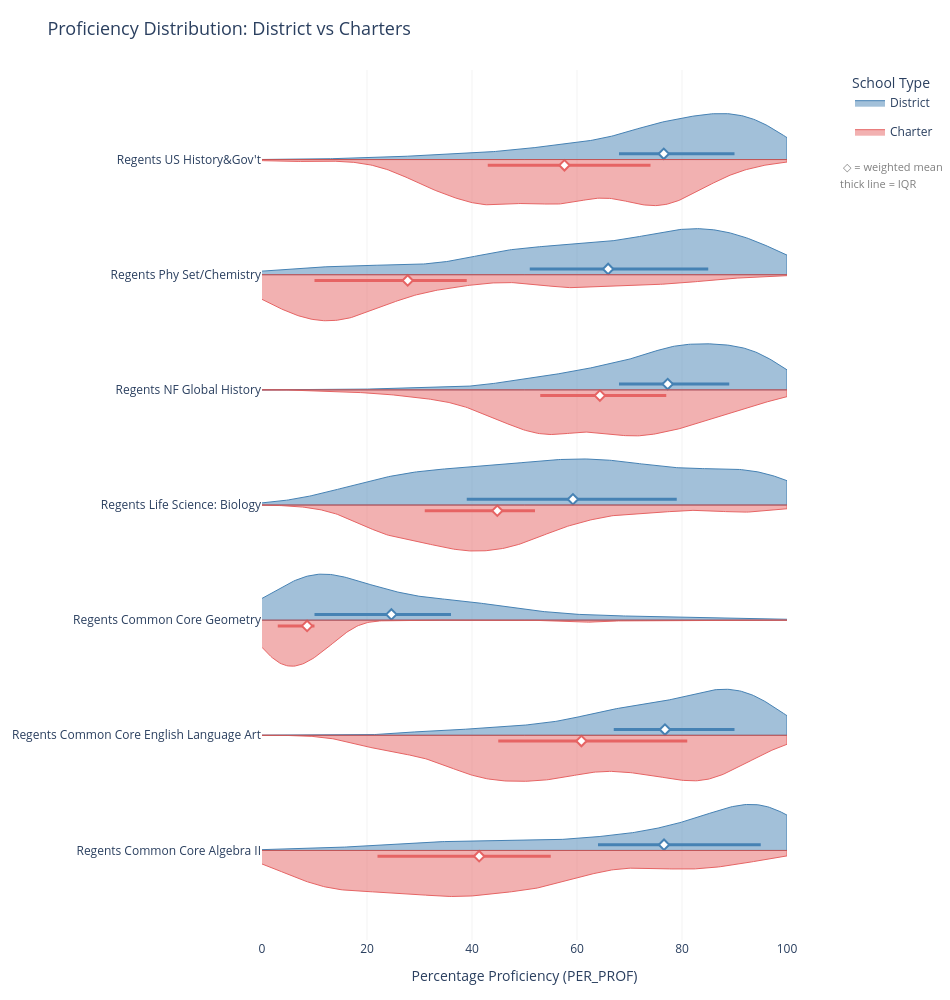

The notebook cell saved with this chart:
### Code cell
# ── Configuration ───────────────────────────────────────────────────
subjects = sorted(df["SUBJECT"].unique().tolist())

colors = {
    "District": {"fill": "rgba(70, 130, 180, 0.5)", "line": "rgba(70, 130, 180, 1)"},
    "Charter":  {"fill": "rgba(230, 100, 100, 0.5)", "line": "rgba(230, 100, 100, 1)"},
}

# ── Weighted KDE helper ─────────────────────────────────────────────
def weighted_kde(values, weights, x_grid, bw_method=0.3):
    weights = np.asarray(weights, dtype=float)
    weights = weights / weights.sum()
    try:
        kde = gaussian_kde(values, bw_method=bw_method, weights=weights)
        return kde(x_grid)
    except Exception:
        return np.zeros_like(x_grid)


# ── Weighted stats helper ───────────────────────────────────────────
def weighted_median(values, weights):
    """Compute weighted median."""
    sorted_idx = np.argsort(values)
    sorted_vals = values[sorted_idx]
    sorted_weights = weights[sorted_idx]
    cum_weights = np.cumsum(sorted_weights)
    cutoff = sorted_weights.sum() / 2.0
    return sorted_vals[np.searchsorted(cum_weights, cutoff)]


def weighted_percentile(values, weights, pct):
    """Compute weighted percentile (0-100 scale)."""
    sorted_idx = np.argsort(values)
    sorted_vals = values[sorted_idx]
    sorted_weights = weights[sorted_idx]
    cum_weights = np.cumsum(sorted_weights)
    cutoff = sorted_weights.sum() * (pct / 100.0)
    return sorted_vals[np.searchsorted(cum_weights, cutoff)]


# ── Build figure ────────────────────────────────────────────────────
fig = go.Figure()

x_grid = np.linspace(0, 100, 300)
row_height = 1.0  # vertical spacing between subjects

for i, subject in enumerate(subjects):
    baseline = i * row_height

    for school_type, clr in colors.items():
        subset = df[
            (df["SUBJECT"] == subject) & (df["SCHOOL_TYPE"] == school_type)
        ]
        if len(subset) < 2:
            continue

        values = subset["PER_PROF"].values
        weights = subset["TESTED"].values
        n_schools = len(subset)

        # Weighted KDE
        density = weighted_kde(values, weights, x_grid)
        if density.max() == 0:
            continue

        # Scale density to fit in half the row (mirror for violin shape)
        density_scaled = density / density.max() * (row_height * 0.4)

        # District goes UP from baseline, Charter goes DOWN
        if school_type == "District":
            y_upper = baseline + density_scaled
            y_lower = np.full_like(x_grid, baseline)
        else:
            y_upper = np.full_like(x_grid, baseline)
            y_lower = baseline - density_scaled

        # Violin shape (closed polygon)
        fig.add_trace(go.Scatter(
            x=np.concatenate([x_grid, x_grid[::-1]]),
            y=np.concatenate([y_upper, y_lower[::-1]]),
            fill="toself",
            fillcolor=clr["fill"],
            line=dict(color=clr["line"], width=1),
            name=school_type,
            legendgroup=school_type,
            showlegend=(i == 0),
            hoverinfo="skip",
        ))

        # ── Weighted summary stats ──────────────────────────────
        w_mean = np.average(values, weights=weights)
        w_med = weighted_median(values, weights)
        w_q25 = weighted_percentile(values, weights, 25)
        w_q75 = weighted_percentile(values, weights, 75)

        # Vertical offset for markers: district above, charter below
        marker_y = baseline + (row_height * 0.05 if school_type == "District"
                               else -row_height * 0.05)

        # IQR line
        fig.add_trace(go.Scatter(
            x=[w_q25, w_q75],
            y=[marker_y, marker_y],
            mode="lines",
            line=dict(color=clr["line"], width=3),
            showlegend=False,
            hoverinfo="skip",
        ))

        # Weighted mean marker
        fig.add_trace(go.Scatter(
            x=[w_mean],
            y=[marker_y],
            mode="markers",
            marker=dict(
                color="white",
                size=8,
                line=dict(color=clr["line"], width=2),
                symbol="diamond",
            ),
            showlegend=False,
            hovertemplate=(
                f"<b>{school_type}</b><br>"
                f"Subject: {subject}<br>"
                f"Weighted Mean: {w_mean:.1f}%<br>"
                f"Weighted Median: {w_med:.1f}%<br>"
                f"IQR: [{w_q25:.1f}%, {w_q75:.1f}%]<br>"
                f"Schools: {n_schools}"
                "<extra></extra>"
            ),
        ))

    # Baseline separator
    fig.add_shape(
        type="line",
        x0=0, x1=100,
        y0=baseline, y1=baseline,
        line=dict(color="rgba(0,0,0,0.3)", width=0.5),
    )

# ── Layout ──────────────────────────────────────────────────────────
fig.update_layout(
    title=dict(
        text="Proficiency Distribution: District vs Charters",
        font=dict(size=18),
    ),
    xaxis=dict(
        title="Percentage Proficiency (PER_PROF)",
        range=[0, 100],
        showgrid=True,
        gridcolor="rgba(0,0,0,0.05)",
        dtick=20,
    ),
    yaxis=dict(
        tickvals=[i * row_height for i in range(len(subjects))],
        ticktext=subjects,
        showgrid=False,
        zeroline=False,
    ),
    plot_bgcolor="white",
    legend=dict(
        title="School Type",
        x=1.12, y=1.0,
    ),
    height=1000,
    width=950,
    margin=dict(l=250, r=50, t=70, b=60),
    annotations=[
        dict(
            text="◇ = weighted mean",
            xref="paper", yref="paper",
            x=1.3, y=0.9,
            showarrow=False,
            font=dict(size=11, color="gray"),
        ),
        dict(
            text="thick line = IQR",
            xref="paper", yref="paper",
            x=1.25, y=0.88,
            showarrow=False,
            font=dict(size=11, color="gray"),
        ),
    ],
)

fig.show()

### Figure 1 — Plotly figure (JSON) as saved in the notebook; plotly's stock layout.template omitted (floating-point values rounded to 4 significant figures; data arrays with more than 128 entries replaced by an {"elided": "..."} marker saying what was removed)
{"data": [{"fill": "toself", "fillcolor": "rgba(70, 130, 180, 0.5)", "hoverinfo": "skip", "legendgroup": "District", "line": {"color": "rgba(70, 130, 180, 1)", "width": 1}, "name": "District", "showlegend": true, "type": "scatter", "x": {"elided": "600 float values"}, "y": {"elided": "600 float values"}}, {"hoverinfo": "skip", "line": {"color": "rgba(70, 130, 180, 1)", "width": 3}, "mode": "lines", "showlegend": false, "type": "scatter", "x": [64, 95], "y": [0.05, 0.05]}, {"hovertemplate": "<b>District</b><br>Subject: Regents Common Core Algebra II<br>Weighted Mean: 76.6%<br>Weighted Median: 86.0%<br>IQR: [64.0%, 95.0%]<br>Schools: 1010<extra></extra>", "marker": {"color": "white", "line": {"color": "rgba(70, 130, 180, 1)", "width": 2}, "size": 8, "symbol": "diamond"}, "mode": "markers", "showlegend": false, "type": "scatter", "x": [76.57], "y": [0.05]}, {"fill": "toself", "fillcolor": "rgba(230, 100, 100, 0.5)", "hoverinfo": "skip", "legendgroup": "Charter", "line": {"color": "rgba(230, 100, 100, 1)", "width": 1}, "name": "Charter", "showlegend": true, "type": "scatter", "x": {"elided": "600 float values"}, "y": {"elided": "600 float values"}}, {"hoverinfo": "skip", "line": {"color": "rgba(230, 100, 100, 1)", "width": 3}, "mode": "lines", "showlegend": false, "type": "scatter", "x": [22, 55], "y": [-0.05, -0.05]}, {"hovertemplate": "<b>Charter</b><br>Subject: Regents Common Core Algebra II<br>Weighted Mean: 41.4%<br>Weighted Median: 41.0%<br>IQR: [22.0%, 55.0%]<br>Schools: 80<extra></extra>", "marker": {"color": "white", "line": {"color": "rgba(230, 100, 100, 1)", "width": 2}, "size": 8, "symbol": "diamond"}, "mode": "markers", "showlegend": false, "type": "scatter", "x": [41.36], "y": [-0.05]}, {"fill": "toself", "fillcolor": "rgba(70, 130, 180, 0.5)", "hoverinfo": "skip", "legendgroup": "District", "line": {"color": "rgba(70, 130, 180, 1)", "width": 1}, "name": "District", "showlegend": false, "type": "scatter", "x": {"elided": "600 float values"}, "y": {"elided": "600 float values"}}, {"hoverinfo": "skip", "line": {"color": "rgba(70, 130, 180, 1)", "width": 3}, "mode": "lines", "showlegend": false, "type": "scatter", "x": [67, 90], "y": [1.05, 1.05]}, {"hovertemplate": "<b>District</b><br>Subject: Regents Common Core English Language Art<br>Weighted Mean: 76.8%<br>Weighted Median: 80.0%<br>IQR: [67.0%, 90.0%]<br>Schools: 1222<extra></extra>", "marker": {"color": "white", "line": {"color": "rgba(70, 130, 180, 1)", "width": 2}, "size": 8, "symbol": "diamond"}, "mode": "markers", "showlegend": false, "type": "scatter", "x": [76.76], "y": [1.05]}, {"fill": "toself", "fillcolor": "rgba(230, 100, 100, 0.5)", "hoverinfo": "skip", "legendgroup": "Charter", "line": {"color": "rgba(230, 100, 100, 1)", "width": 1}, "name": "Charter", "showlegend": false, "type": "scatter", "x": {"elided": "600 float values"}, "y": {"elided": "600 float values"}}, {"hoverinfo": "skip", "line": {"color": "rgba(230, 100, 100, 1)", "width": 3}, "mode": "lines", "showlegend": false, "type": "scatter", "x": [45, 81], "y": [0.95, 0.95]}, {"hovertemplate": "<b>Charter</b><br>Subject: Regents Common Core English Language Art<br>Weighted Mean: 60.8%<br>Weighted Median: 58.0%<br>IQR: [45.0%, 81.0%]<br>Schools: 126<extra></extra>", "marker": {"color": "white", "line": {"color": "rgba(230, 100, 100, 1)", "width": 2}, "size": 8, "symbol": "diamond"}, "mode": "markers", "showlegend": false, "type": "scatter", "x": [60.84], "y": [0.95]}, {"fill": "toself", "fillcolor": "rgba(70, 130, 180, 0.5)", "hoverinfo": "skip", "legendgroup": "District", "line": {"color": "rgba(70, 130, 180, 1)", "width": 1}, "name": "District", "showlegend": false, "type": "scatter", "x": {"elided": "600 float values"}, "y": {"elided": "600 float values"}}, {"hoverinfo": "skip", "line": {"color": "rgba(70, 130, 180, 1)", "width": 3}, "mode": "lines", "showlegend": false, "type": "scatter", "x": [10, 36], "y": [2.05, 2.05]}, {"hovertemplate": "<b>District</b><br>Subject: Regents Common Core Geometry<br>Weighted Mean: 24.6%<br>Weighted Median: 19.0%<br>IQR: [10.0%, 36.0%]<br>Schools: 654<extra></extra>", "marker": {"color": "white", "line": {"color": "rgba(70, 130, 180, 1)", "width": 2}, "size": 8, "symbol": "diamond"}, "mode": "markers", "showlegend": false, "type": "scatter", "x": [24.64], "y": [2.05]}, {"fill": "toself", "fillcolor": "rgba(230, 100, 100, 0.5)", "hoverinfo": "skip", "legendgroup": "Charter", "line": {"color": "rgba(230, 100, 100, 1)", "width": 1}, "name": "Charter", "showlegend": false, "type": "scatter", "x": {"elided": "600 float values"}, "y": {"elided": "600 float values"}}, {"hoverinfo": "skip", "line": {"color": "rgba(230, 100, 100, 1)", "width": 3}, "mode": "lines", "showlegend": false, "type": "scatter", "x": [3, 10], "y": [1.95, 1.95]}, {"hovertemplate": "<b>Charter</b><br>Subject: Regents Common Core Geometry<br>Weighted Mean: 8.6%<br>Weighted Median: 6.0%<br>IQR: [3.0%, 10.0%]<br>Schools: 53<extra></extra>", "marker": {"color": "white", "line": {"color": "rgba(230, 100, 100, 1)", "width": 2}, "size": 8, "symbol": "diamond"}, "mode": "markers", "showlegend": false, "type": "scatter", "x": [8.595], "y": [1.95]}, {"fill": "toself", "fillcolor": "rgba(70, 130, 180, 0.5)", "hoverinfo": "skip", "legendgroup": "District", "line": {"color": "rgba(70, 130, 180, 1)", "width": 1}, "name": "District", "showlegend": false, "type": "scatter", "x": {"elided": "600 float values"}, "y": {"elided": "600 float values"}}, {"hoverinfo": "skip", "line": {"color": "rgba(70, 130, 180, 1)", "width": 3}, "mode": "lines", "showlegend": false, "type": "scatter", "x": [39, 79], "y": [3.05, 3.05]}, {"hovertemplate": "<b>District</b><br>Subject: Regents Life Science: Biology<br>Weighted Mean: 59.2%<br>Weighted Median: 60.0%<br>IQR: [39.0%, 79.0%]<br>Schools: 1100<extra></extra>", "marker": {"color": "white", "line": {"color": "rgba(70, 130, 180, 1)", "width": 2}, "size": 8, "symbol": "diamond"}, "mode": "markers", "showlegend": false, "type": "scatter", "x": [59.23], "y": [3.05]}, {"fill": "toself", "fillcolor": "rgba(230, 100, 100, 0.5)", "hoverinfo": "skip", "legendgroup": "Charter", "line": {"color": "rgba(230, 100, 100, 1)", "width": 1}, "name": "Charter", "showlegend": false, "type": "scatter", "x": {"elided": "600 float values"}, "y": {"elided": "600 float values"}}, {"hoverinfo": "skip", "line": {"color": "rgba(230, 100, 100, 1)", "width": 3}, "mode": "lines", "showlegend": false, "type": "scatter", "x": [31, 52], "y": [2.95, 2.95]}, {"hovertemplate": "<b>Charter</b><br>Subject: Regents Life Science: Biology<br>Weighted Mean: 44.8%<br>Weighted Median: 42.0%<br>IQR: [31.0%, 52.0%]<br>Schools: 73<extra></extra>", "marker": {"color": "white", "line": {"color": "rgba(230, 100, 100, 1)", "width": 2}, "size": 8, "symbol": "diamond"}, "mode": "markers", "showlegend": false, "type": "scatter", "x": [44.82], "y": [2.95]}, {"fill": "toself", "fillcolor": "rgba(70, 130, 180, 0.5)", "hoverinfo": "skip", "legendgroup": "District", "line": {"color": "rgba(70, 130, 180, 1)", "width": 1}, "name": "District", "showlegend": false, "type": "scatter", "x": {"elided": "600 float values"}, "y": {"elided": "600 float values"}}, {"hoverinfo": "skip", "line": {"color": "rgba(70, 130, 180, 1)", "width": 3}, "mode": "lines", "showlegend": false, "type": "scatter", "x": [68, 89], "y": [4.05, 4.05]}, {"hovertemplate": "<b>District</b><br>Subject: Regents NF Global History<br>Weighted Mean: 77.3%<br>Weighted Median: 80.0%<br>IQR: [68.0%, 89.0%]<br>Schools: 1140<extra></extra>", "marker": {"color": "white", "line": {"color": "rgba(70, 130, 180, 1)", "width": 2}, "size": 8, "symbol": "diamond"}, "mode": "markers", "showlegend": false, "type": "scatter", "x": [77.27], "y": [4.05]}, {"fill": "toself", "fillcolor": "rgba(230, 100, 100, 0.5)", "hoverinfo": "skip", "legendgroup": "Charter", "line": {"color": "rgba(230, 100, 100, 1)", "width": 1}, "name": "Charter", "showlegend": false, "type": "scatter", "x": {"elided": "600 float values"}, "y": {"elided": "600 float values"}}, {"hoverinfo": "skip", "line": {"color": "rgba(230, 100, 100, 1)", "width": 3}, "mode": "lines", "showlegend": false, "type": "scatter", "x": [53, 77], "y": [3.95, 3.95]}, {"hovertemplate": "<b>Charter</b><br>Subject: Regents NF Global History<br>Weighted Mean: 64.4%<br>Weighted Median: 66.0%<br>IQR: [53.0%, 77.0%]<br>Schools: 115<extra></extra>", "marker": {"color": "white", "line": {"color": "rgba(230, 100, 100, 1)", "width": 2}, "size": 8, "symbol": "diamond"}, "mode": "markers", "showlegend": false, "type": "scatter", "x": [64.36], "y": [3.95]}, {"fill": "toself", "fillcolor": "rgba(70, 130, 180, 0.5)", "hoverinfo": "skip", "legendgroup": "District", "line": {"color": "rgba(70, 130, 180, 1)", "width": 1}, "name": "District", "showlegend": false, "type": "scatter", "x": {"elided": "600 float values"}, "y": {"elided": "600 float values"}}, {"hoverinfo": "skip", "line": {"color": "rgba(70, 130, 180, 1)", "width": 3}, "mode": "lines", "showlegend": false, "type": "scatter", "x": [51, 85], "y": [5.05, 5.05]}, {"hovertemplate": "<b>District</b><br>Subject: Regents Phy Set/Chemistry<br>Weighted Mean: 65.9%<br>Weighted Median: 72.0%<br>IQR: [51.0%, 85.0%]<br>Schools: 938<extra></extra>", "marker": {"color": "white", "line": {"color": "rgba(70, 130, 180, 1)", "width": 2}, "size": 8, "symbol": "diamond"}, "mode": "markers", "showlegend": false, "type": "scatter", "x": [65.93], "y": [5.05]}, {"fill": "toself", "fillcolor": "rgba(230, 100, 100, 0.5)", "hoverinfo": "skip", "legendgroup": "Charter", "line": {"color": "rgba(230, 100, 100, 1)", "width": 1}, "name": "Charter", "showlegend": false, "type": "scatter", "x": {"elided": "600 float values"}, "y": {"elided": "600 float values"}}, {"hoverinfo": "skip", "line": {"color": "rgba(230, 100, 100, 1)", "width": 3}, "mode": "lines", "showlegend": false, "type": "scatter", "x": [10, 39], "y": [4.95, 4.95]}, {"hovertemplate": "<b>Charter</b><br>Subject: Regents Phy Set/Chemistry<br>Weighted Mean: 27.8%<br>Weighted Median: 18.0%<br>IQR: [10.0%, 39.0%]<br>Schools: 63<extra></extra>", "marker": {"color": "white", "line": {"color": "rgba(230, 100, 100, 1)", "width": 2}, "size": 8, "symbol": "diamond"}, "mode": "markers", "showlegend": false, "type": "scatter", "x": [27.75], "y": [4.95]}, {"fill": "toself", "fillcolor": "rgba(70, 130, 180, 0.5)", "hoverinfo": "skip", "legendgroup": "District", "line": {"color": "rgba(70, 130, 180, 1)", "width": 1}, "name": "District", "showlegend": false, "type": "scatter", "x": {"elided": "600 float values"}, "y": {"elided": "600 float values"}}, {"hoverinfo": "skip", "line": {"color": "rgba(70, 130, 180, 1)", "width": 3}, "mode": "lines", "showlegend": false, "type": "scatter", "x": [68, 90], "y": [6.05, 6.05]}, {"hovertemplate": "<b>District</b><br>Subject: Regents US History&Gov't<br>Weighted Mean: 76.5%<br>Weighted Median: 80.0%<br>IQR: [68.0%, 90.0%]<br>Schools: 1247<extra></extra>", "marker": {"color": "white", "line": {"color": "rgba(70, 130, 180, 1)", "width": 2}, "size": 8, "symbol": "diamond"}, "mode": "markers", "showlegend": false, "type": "scatter", "x": [76.53], "y": [6.05]}, {"fill": "toself", "fillcolor": "rgba(230, 100, 100, 0.5)", "hoverinfo": "skip", "legendgroup": "Charter", "line": {"color": "rgba(230, 100, 100, 1)", "width": 1}, "name": "Charter", "showlegend": false, "type": "scatter", "x": {"elided": "600 float values"}, "y": {"elided": "600 float values"}}, {"hoverinfo": "skip", "line": {"color": "rgba(230, 100, 100, 1)", "width": 3}, "mode": "lines", "showlegend": false, "type": "scatter", "x": [43, 74], "y": [5.95, 5.95]}, {"hovertemplate": "<b>Charter</b><br>Subject: Regents US History&Gov't<br>Weighted Mean: 57.6%<br>Weighted Median: 58.0%<br>IQR: [43.0%, 74.0%]<br>Schools: 120<extra></extra>", "marker": {"color": "white", "line": {"color": "rgba(230, 100, 100, 1)", "width": 2}, "size": 8, "symbol": "diamond"}, "mode": "markers", "showlegend": false, "type": "scatter", "x": [57.61], "y": [5.95]}], "layout": {"annotations": [{"font": {"color": "gray", "size": 11}, "showarrow": false, "text": "◇ = weighted mean", "x": 1.3, "xref": "paper", "y": 0.9, "yref": "paper"}, {"font": {"color": "gray", "size": 11}, "showarrow": false, "text": "thick line = IQR", "x": 1.25, "xref": "paper", "y": 0.88, "yref": "paper"}], "height": 1000, "legend": {"title": {"text": "School Type"}, "x": 1.12, "y": 1}, "margin": {"b": 60, "l": 250, "r": 50, "t": 70}, "plot_bgcolor": "white", "shapes": [{"line": {"color": "rgba(0,0,0,0.3)", "width": 0.5}, "type": "line", "x0": 0, "x1": 100, "y0": 0, "y1": 0}, {"line": {"color": "rgba(0,0,0,0.3)", "width": 0.5}, "type": "line", "x0": 0, "x1": 100, "y0": 1, "y1": 1}, {"line": {"color": "rgba(0,0,0,0.3)", "width": 0.5}, "type": "line", "x0": 0, "x1": 100, "y0": 2, "y1": 2}, {"line": {"color": "rgba(0,0,0,0.3)", "width": 0.5}, "type": "line", "x0": 0, "x1": 100, "y0": 3, "y1": 3}, {"line": {"color": "rgba(0,0,0,0.3)", "width": 0.5}, "type": "line", "x0": 0, "x1": 100, "y0": 4, "y1": 4}, {"line": {"color": "rgba(0,0,0,0.3)", "width": 0.5}, "type": "line", "x0": 0, "x1": 100, "y0": 5, "y1": 5}, {"line": {"color": "rgba(0,0,0,0.3)", "width": 0.5}, "type": "line", "x0": 0, "x1": 100, "y0": 6, "y1": 6}], "title": {"font": {"size": 18}, "text": "Proficiency Distribution: District vs Charters"}, "width": 950, "xaxis": {"dtick": 20, "gridcolor": "rgba(0,0,0,0.05)", "range": [0, 100], "showgrid": true, "title": {"text": "Percentage Proficiency (PER_PROF)"}}, "yaxis": {"showgrid": false, "ticktext": ["Regents Common Core Algebra II", "Regents Common Core English Language Art", "Regents Common Core Geometry", "Regents Life Science: Biology", "Regents NF Global History", "Regents Phy Set/Chemistry", "Regents US History&Gov't"], "tickvals": [0, 1, 2, 3, 4, 5, 6], "zeroline": false}}}
